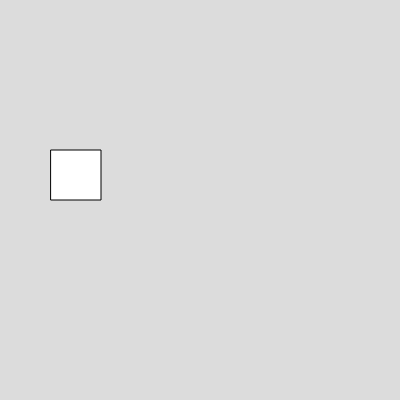
Frame 1 (no input)
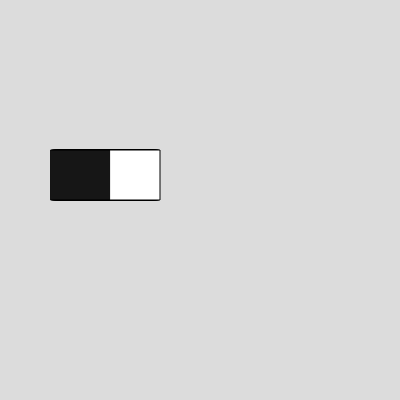
Frame 60 (no input)
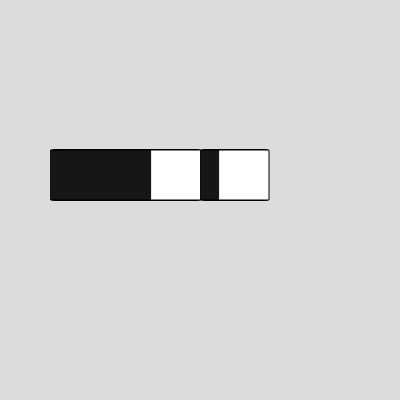
Frame 120 (the mouse pressed at the canvas centre since frame 60)

The p5.js sketch that drew these frames (run headless with seeded random() and noise() and a simulated clock; from frame 60 on, the mouse is pressed at the canvas centre):

// p5.js sketch
// ── sketch.js
function setup() {
  createCanvas(400, 400);
  background(220);
}

let x = 50;

// x++; could either go here or inside the draw function, depending on if you want the box to be moving as the code refreshes or if you only want it to move based on user interaction. 


function draw() {
  x++;
  
  // y wasn't defined, so I gave it a dimension
  rect(x, 150, 50, 50);
  
  if(mouseX > x && mouseX < x + 50) {
    x = mouseX;
  }
  
}
